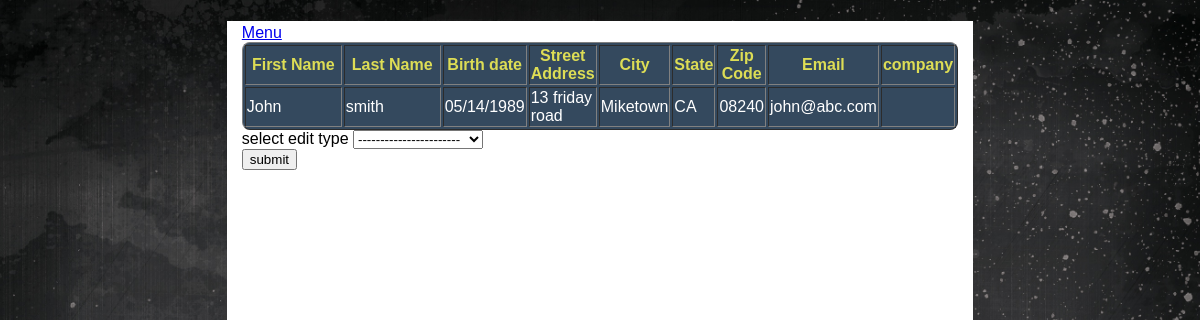
The app's page /customer_edit.php?id=2 (signed in) with its own data.
### tables this page shows
CREATE TABLE `customer` (
  `customerId` int(11) NOT NULL,
  `firstname` varchar(20) NOT NULL,
  `lastname` varchar(20) NOT NULL,
  `birthdate` date NOT NULL,
  `streetaddress` varchar(30) NOT NULL,
  `city` varchar(20) NOT NULL,
  `state` set('AL','AK','AZ','AR','CA','CO','CT','DE','FL','GA','HI','ID','IL','IN','IA','KS','KY','LA','ME','MD','MA','MI','MN','MS','MO','MT','NE','NV','NH','NJ','NM','NY','NC','ND','OH','OK','OR','PA','RI','SC','SD','TN','TX','UT','VT','VA','WA','WV','WI','WY') NOT NULL,
  `zip` varchar(5) NOT NULL,
  `email` varchar(50) NOT NULL,
  `company` varchar(50) DEFAULT NULL
);

### customer_edit.php (the view, shortened to what this page needs)
<html>
<head>
<link rel="stylesheet" type="text/css" href="style.css" /></head>
<body><div id="main">
<a href= "employee.php">Menu</a>
<?php
	require_once("dbstart.php");
	if(isset($_GET['id']))
	{
		$id=$_GET['id'];
	}
	else
	{
		$id= $_SESSION['id'];
	}
	$sql="SELECT * FROM customer WHERE customerId = '$id';";
	$result=mysqli_query($conn, $sql) or die(mysqli_error($conn));
	if(mysqli_num_rows($result) > "0"){
	echo("<table border=1 class='tableing'>");
	echo("<tr><th>First Name</th><th>Last Name</th><th>Birth date</th><th>Street Address</th><th>City</th><th>State</th><th>Zip Code</th><th>Email</th>
	<th>company</th></tr>");
		while($row = mysqli_fetch_assoc($result)) {
			echo("<tr>");
				echo "<td>" . $row['firstname'] . "</td>"
				."<td>" . $row['lastname'] . "</td>"
				."<td>" .date("m/d/Y", strtotime($row['birthdate'])) . "</td>"
				."<td>" . $row['streetaddress'] . "</td>"
				. "<td>" .$row['city'] . "</td>"
				. "<td>" .$row['state'] . "</td>"
				. "<td>" .$row['zip'] . "</td>"
				."<td>" . $row['email'] . "</td>"
				. "<td>" .$row['company'] . "</td>";
			echo "</tr>";
		}
		echo "</table>";
	}
	else {
		echo "0 results";
	}
?>
<form action="customer_edit.php" method="post">
<label for "editting">select edit type</label>
<select name="editting" id="editting"  >
	<option >-----------------------</option>
</select>
	<input type="submit" value="submit" name="submit"/>
</div></body>
</html>

### style.css (style rules this page uses)
html, body { height: 100%; margin: 0 auto; }
html { background: url('background.jpeg') center center no-repeat fixed; -webkit-background-size: cover; -moz-background-size: cover; background-size: cover; }
body { font-family: "Trebuchet MS", Verdana, sans-serif; font-size: 16px; color: black; padding: 3px; height: 100%; margin: 0; }
#main { padding-top: 3px; padding-left: 15px; padding-right: 15px; background-color: #ffffff; border-radius: 0 0 0px 0px; width: 60%; margin: 0 auto; height: auto; min-height: 100%; }

### records on screen
customer: firstname "John", lastname "smith", birthdate "05/14/1989", streetaddress "13 friday road", city "Miketown", state "CA", zip "08240", email "john@abc.com"
